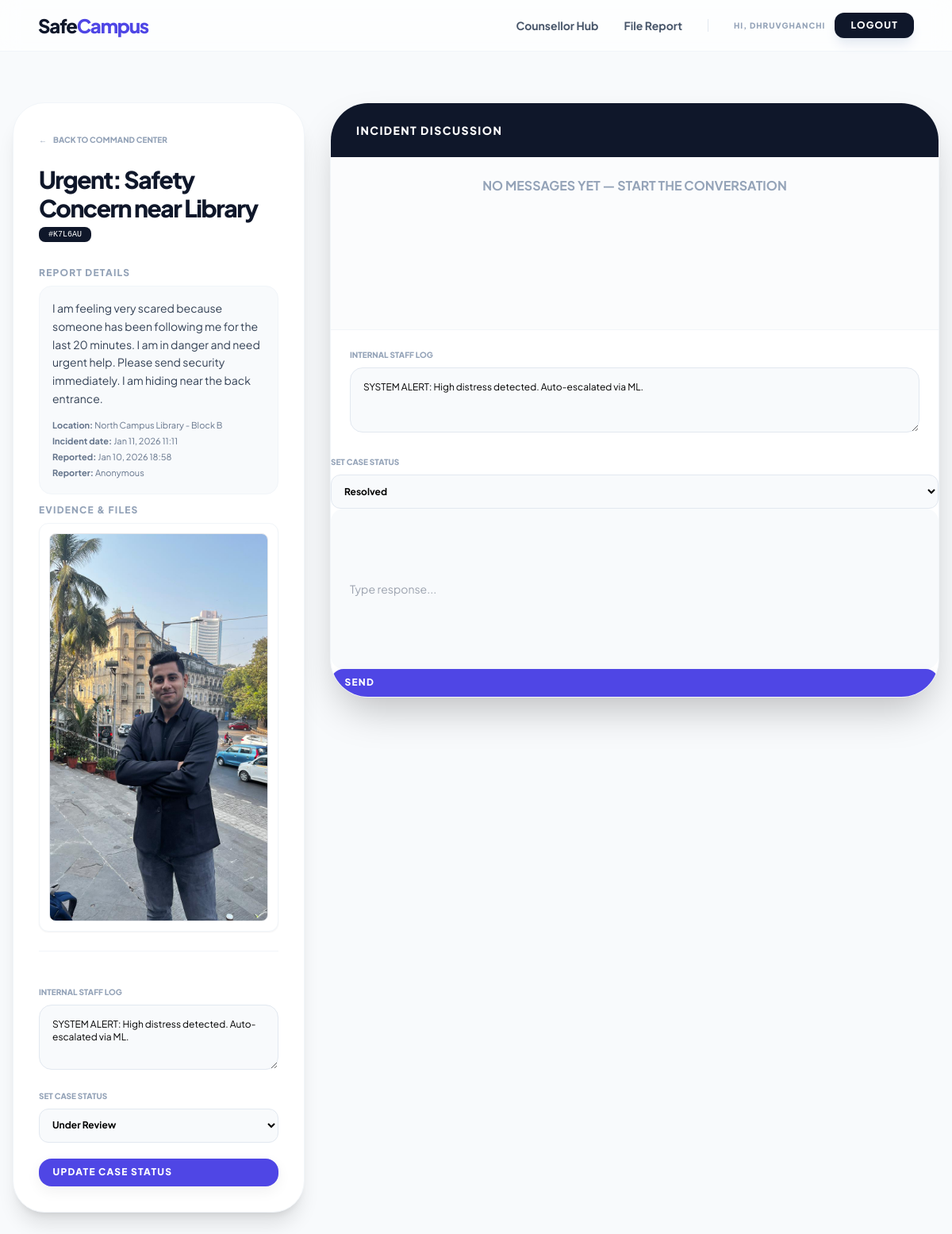
Page /incident/5/ (signed in) on the earlier database version.
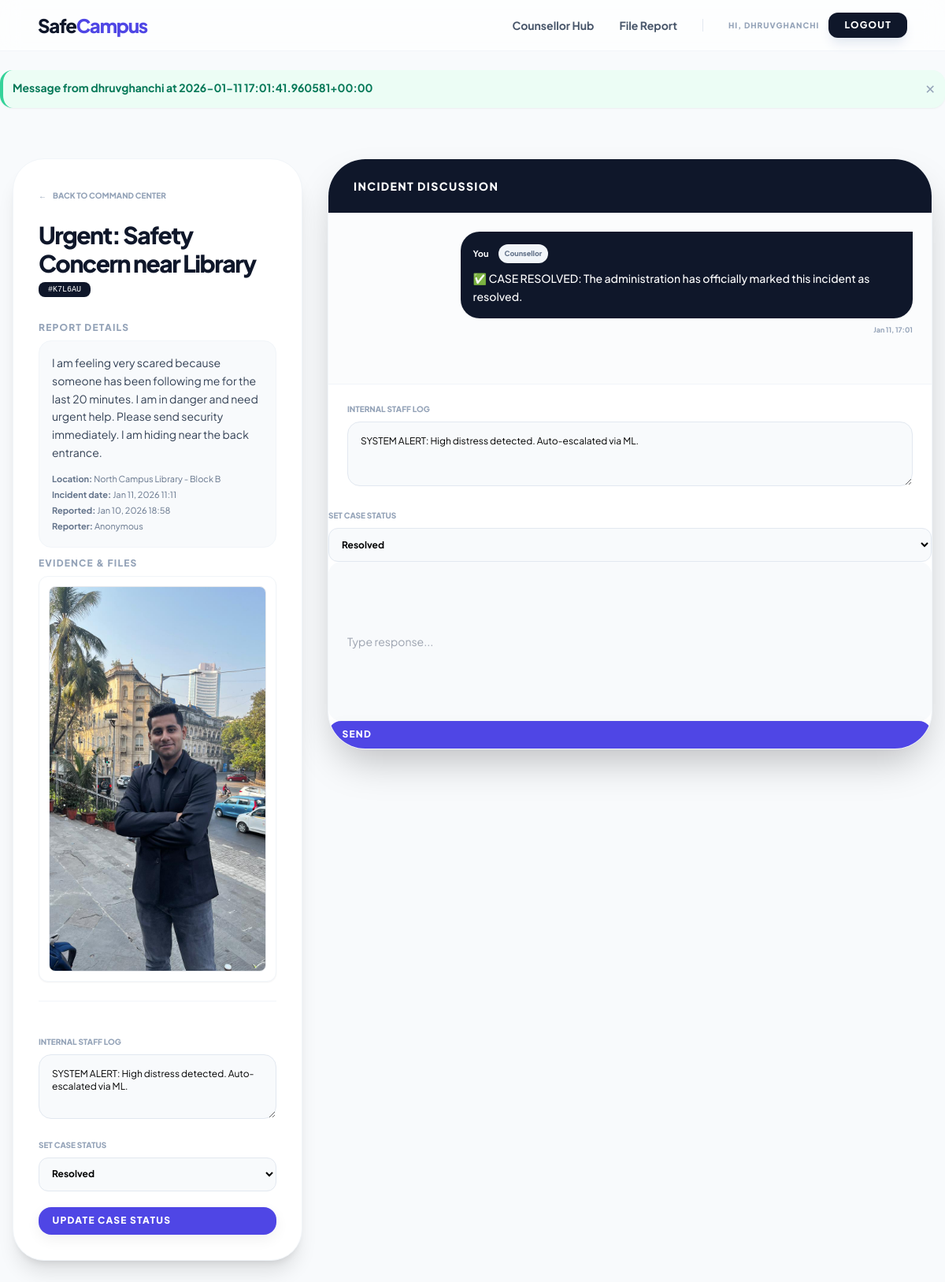
Same page on the later database version.
### core/models.py (models this page shows, shortened)
class Incident(models.Model):
    STATUS_CHOICES = (
        ('New', 'New'),
        ('Under Review', 'Under Review'),
        ('Action Taken', 'Action Taken'),
        ('Resolved', 'Resolved'),
    )
    voice_recording = models.FileField(upload_to='sos_recordings/', null=True, blank=True)
    is_emergency = models.BooleanField(default=False)
    sentiment_score = models.FloatField(default=0.0)
    case_token = models.CharField(max_length=10, unique=True, null=True, blank=True)
    title = models.CharField(max_length=200)
    description = models.TextField()
    location = models.CharField(max_length=100)
    reported_at = models.DateTimeField(auto_now_add=True)
    updated_at = models.DateTimeField(auto_now=True)
    incident_date = models.DateTimeField()
    status = models.CharField(max_length=20, choices=STATUS_CHOICES, default='New')
    evidence = models.FileField(upload_to='evidence/%Y/%m/%d/', null=True, blank=True)
    internal_notes = models.TextField(blank=True, null=True)
    is_anonymous = models.BooleanField(default=False)
    is_identity_revealed = models.BooleanField(default=False)
    reporter = models.ForeignKey(User, on_delete=models.SET_NULL, null=True, blank=True)
    class Meta:
        ordering = ['-is_emergency', '-updated_at']

class Message(models.Model):
    incident = models.ForeignKey(Incident, on_delete=models.CASCADE) # Fixed here
    sender = models.ForeignKey(User, on_delete=models.CASCADE)     # Fixed here
    text = models.TextField(blank=True)
    attachment = models.FileField(upload_to='chat_attachments/', null=True, blank=True)
    created_at = models.DateTimeField(auto_now_add=True)
    def __str__(self):
        return f"Message from {self.sender.username} at {self.created_at}"

class User(AbstractUser):
    ROLE_CHOICES = (
        ('student', 'Student'),
        ('counsellor', 'Counsellor'),
        ('admin', 'Admin'),
    )
    role = models.CharField(max_length=20, choices=ROLE_CHOICES, default='student')

### core/views.py (the view, shortened to what this page needs)
# urls.py: path('incident/<int:incident_id>/', views.view_incident, name='view_incident'),
@login_required
def view_incident(request, incident_id):
    incident = get_object_or_404(Incident, id=incident_id)
    if request.user.role not in ['counsellor', 'security', 'admin'] and not request.user.is_superuser:
        return redirect('chat_view', incident_id=incident.id)
    chat_messages = Message.objects.filter(incident=incident).order_by('created_at')
    return render(request, 'core/view_incident.html', {
        'incident': incident,
        'messages': chat_messages
    })

### core/templates/core/view_incident.html (shortened to what the changed rows need)
{% extends 'core/base.html' %}
{% block content %}
<div class="max-w-7xl mx-auto grid grid-cols-1 lg:grid-cols-12 gap-8 py-4 md:py-10 px-4">
    <div class="lg:col-span-4 space-y-6">
        <div id="case-sidebar" role="region" aria-labelledby="incident-title" class="bg-white rounded-[2.5rem] shadow-xl border border-slate-100 p-8 sticky top-24">
            <div class="mb-8">
                <h2 id="incident-title" class="text-3xl font-black text-slate-900 tracking-tighter">{{ incident.title }}</h2>
                <span class="font-mono text-[10px] bg-slate-900 text-white px-3 py-1 rounded-lg">#{{ incident.case_token|default:incident.id }}</span>
            </div>
            <div id="incident-details" class="mb-6 text-sm text-slate-700">
                <div class="bg-slate-50 p-4 rounded-2xl border border-slate-100 mb-3">
                    <p class="text-sm leading-relaxed whitespace-pre-wrap">{{ incident.description }}</p>
                    <div class="mt-3 text-[11px] text-slate-500">
                        <div><strong>Location:</strong> {{ incident.location }}</div>
                        <div><strong>Incident date:</strong> {{ incident.incident_date|date:"M d, Y H:i" }}</div>
                        <div><strong>Reported:</strong> {{ incident.reported_at|date:"M d, Y H:i" }}</div>
                        <div><strong>Reporter:</strong> {% if incident.is_anonymous and not incident.is_identity_revealed %}Anonymous{% else %}{{ incident.reporter.username }}{% endif %}</div>
                    </div>
                </div>
                <div class="space-y-3">
                    {% if incident.evidence %}
                        <div class="bg-white p-3 rounded-xl border border-slate-100 shadow-sm">
                            {% if incident.evidence.name|lower|slice:"-4:" == ".jpg" or incident.evidence.name|lower|slice:"-4:" == ".png" or incident.evidence.name|lower|slice:"-5:" == ".jpeg" or incident.evidence.name|lower|slice:"-4:" == ".gif" %}
                                <a href="{{ incident.evidence.url }}" target="_blank"><img src="{{ incident.evidence.url }}" class="max-w-full rounded-lg border" alt="Evidence image"></a>
                            {% else %}
                                <a href="{{ incident.evidence.url }}" class="text-[12px] font-black text-indigo-600 underline" target="_blank">📎 Download reported evidence</a>
                            {% endif %}
                        </div>
                    {% endif %}
                </div>
            </div>
            <form method="post" id="status-update-form" role="form" aria-label="Update case status" class="pt-6 border-t border-slate-100 space-y-5">
                <div>
                    <label class="text-[10px] text-slate-400 uppercase font-black block mb-2">Internal Staff Log</label>
                    <textarea name="internal_notes" rows="3" class="w-full p-4 border border-slate-200 rounded-2xl text-xs bg-slate-50">{{ incident.internal_notes|default:'' }}</textarea>
                </div>
                <div>
                    <label class="text-[10px] text-slate-400 uppercase font-black block mb-2">Set Case Status</label>
                    <select name="status" id="status-select" aria-label="Set case status" class="w-full p-3 border border-slate-200 rounded-xl text-xs font-bold bg-slate-50">
                        <option value="Under Review" {% if incident.status == 'Under Review' %}selected{% endif %}>Under Review</option>
                        <option value="Resolved" {% if incident.status == 'Resolved' %}selected{% endif %}>Resolved</option>
                    </select>
                </div>
            </form>
        </div>
    </div>
    <div class="lg:col-span-8">
        <div class="bg-white rounded-[3rem] shadow-2xl border border-slate-100 overflow-hidden flex flex-col h-[750px]" role="region" aria-label="Incident discussion panel">
            <div class="px-8 py-6 bg-slate-900 text-white">
                <h3 class="font-black text-sm uppercase tracking-widest">Incident Discussion</h3>
            </div>
            <div id="chat-window" class="flex-1 p-6 overflow-y-auto space-y-6 bg-slate-50/50 no-scrollbar" role="log" aria-live="polite" aria-atomic="false" aria-label="Incident messages">
                {% if not messages %}
                    <div class="text-center text-slate-400 font-bold uppercase">No messages yet — start the conversation</div>
                {% endif %}
                {% for msg in messages %}
                    <div class="flex {% if msg.sender == user %}justify-end{% else %}justify-start{% endif %}">
                        <div class="max-w-[80%] flex flex-col {% if msg.sender == user %}items-end{% endif %}">
                            <div class="p-4 rounded-3xl text-sm shadow-sm {% if msg.sender == user %}bg-slate-900 text-white rounded-tr-none{% else %}bg-white border border-slate-100 text-slate-800 rounded-tl-none{% endif %}">
                                <div class="flex items-center gap-3 mb-2">
                                    <span class="text-[11px] font-bold">{% if msg.sender == user %}You{% else %}{{ msg.sender.username }}{% endif %}</span>
                                    {% if msg.sender.role %}
                                        <span class="text-[9px] px-2 py-0.5 rounded-full bg-slate-100 text-slate-500 font-black">{{ msg.sender.role|title }}</span>
                                    {% endif %}
                                </div>
                                <p class="font-medium leading-relaxed">{{ msg.text }}</p>
                            </div>
                            <span class="text-[9px] mt-2 font-bold text-slate-400">{{ msg.created_at|date:"M d, H:i" }}</span>
                        </div>
                    </div>
                {% endfor %}
            </div>
            <div class="p-6 bg-white border-t border-slate-100">
                {% if incident.is_anonymous and not incident.is_identity_revealed %}
                        <label for="internal-notes" class="text-[10px] text-slate-400 uppercase font-black block mb-2">Internal Staff Log</label>
                        <textarea id="internal-notes" name="internal_notes" rows="3" class="w-full p-4 border border-slate-200 rounded-2xl text-xs bg-slate-50" aria-label="Internal staff notes">{{ incident.internal_notes|default:'' }}</textarea>
                    </div>
                    {% if user.role == 'counsellor' or user.role == 'security' or user.is_superuser %}
                        <label for="status-select" class="text-[10px] text-slate-400 uppercase font-black block mb-2">Set Case Status</label>
                        <select name="status" id="status-select" class="w-full p-3 border border-slate-200 rounded-xl text-xs font-bold bg-slate-50" aria-label="Set case status">
                            <div class="bg-slate-50 p-4 rounded-2xl border-2 border-dashed border-slate-200">
                            <option value="Resolved" {% if incident.status == 'Resolved' %}selected{% endif %}>Resolved</option>
                            </div>
                            <div class="flex gap-4">
                                <input id="chat-message" type="text" name="message" autocomplete="off" placeholder="Type response..." aria-label="Type your response" class="flex-1 px-6 py-4 bg-slate-50 border-none rounded-2xl text-sm outline-none focus:ring-2 focus:ring-indigo-500">
                                <button id="chat-send" type="submit" class="btn-primary text-xs uppercase tracking-widest" disabled aria-disabled="true" aria-label="Send message">
                                    Send
                                </button>
                            </div>
                    {% else %}
                        <div class="text-[12px] text-slate-500">The reporter's identity is shielded. They must reveal identity to participate in chat.</div>
                    {% endif %}
                {% endif %}
            </div>
        </div>
    </div>
{% endblock %}

### core/templates/core/base.html (shortened to what this page needs)
<!DOCTYPE html>
<html lang="en">
<head>
    <script src="https://cdn.tailwindcss.com"></script>
    <link href="https://cdnjs.cloudflare.com/ajax/libs/font-awesome/6.4.0/css/all.min.css" rel="stylesheet">
</head>
<body class="bg-slate-50 min-h-screen flex flex-col pb-20 md:pb-0">
    <nav class="glass border-b border-slate-100 py-4 px-6 md:px-12 sticky top-0 z-[90]" role="navigation" aria-label="Main navigation">
        <div class="max-w-7xl mx-auto flex justify-between items-center">
            <a href="{% url 'home' %}" class="text-2xl font-black text-slate-900 tracking-tighter">
                Safe<span class="text-indigo-600">Campus</span>
            </a>
            <div class="hidden md:flex items-center gap-8">
                {% if user.is_authenticated %}
                    {% if user.is_superuser or user.role == 'admin' %}
                        <a href="{% url 'admin_dashboard' %}" class="text-sm font-bold text-slate-600 hover:text-indigo-600 transition">Admin Panel</a>
                    {% elif user.role == 'counsellor' %}
                        <a href="{% url 'counsellor_dashboard' %}" class="text-sm font-bold text-slate-600 hover:text-indigo-600 transition">Counsellor Hub</a>
                    {% else %}
                        <a href="{% url 'student_dashboard' %}" class="text-sm font-bold text-slate-600 hover:text-indigo-600 transition">Dashboard</a>
                    {% endif %}
                    <a href="{% url 'report_incident' %}" class="text-sm font-bold text-slate-600 hover:text-rose-600 transition">File Report</a>
                    <div class="flex items-center gap-3">
                        <span class="text-[10px] font-black text-slate-400 uppercase tracking-widest">Hi, {{ user.username }}</span>
                        <a href="{% url 'logout' %}" class="bg-slate-900 text-white px-5 py-2 rounded-xl text-xs font-black uppercase tracking-widest hover:bg-rose-600 transition shadow-lg shadow-slate-200">Logout</a>
                    </div>
                {% else %}
                    <a href="{% url 'login' %}" class="text-sm font-bold text-slate-900 uppercase">Login</a>
                    <a href="{% url 'register' %}" class="bg-indigo-600 text-white px-6 py-2.5 rounded-xl text-sm font-black uppercase tracking-widest shadow-lg shadow-indigo-100 transition hover:scale-105">Join</a>
                {% endif %}
            </div>
        </div>
    </nav>
    <main id="main-content" role="main" class="flex-grow w-full max-w-7xl mx-auto py-6">
        {% if messages %}
        <div class="px-4 md:px-0 mb-6">
            <div class="max-w-7xl mx-auto space-y-3">
                {% for message in messages %}
                <div role="status" aria-live="polite" class="p-3 rounded-2xl shadow-sm border-l-4 {% if message.tags %}{% if 'error' in message.tags %}border-rose-500 bg-rose-50 text-rose-700{% elif 'warning' in message.tags %}border-amber-400 bg-amber-50 text-amber-700{% else %}border-emerald-400 bg-emerald-50 text-emerald-700{% endif %}{% else %}border-emerald-400 bg-emerald-50 text-emerald-700{% endif %}">
                    <div class="flex items-start gap-3">
                        <div class="text-sm font-bold">{{ message }}</div>
                        <button onclick="this.parentElement.parentElement.remove()" class="ml-auto text-slate-400 hover:text-slate-700">✕</button>
                    </div>
                </div>
                {% endfor %}
            </div>
        </div>
        {% endif %}
        {% block content %}
        {% endblock %}
    </main>
</body>
</html>

Differences in the rows shown:
added Message: sender+created_at "Message from dhruvghanchi at 2026-01-11 17:01:41.960581+00:00", shows "You", sender.role "Counsellor", text "✅ CASE RESOLVED: The administration has officially marked this incident as resolved.", created_at "Jan 11, 17:01"
changed Incident "Urgent: Safety Concern near Library": status "Under Review" → "Resolved"; status (not shown) → "Resolved"
Other differences:
form field status: "Resolved" → (not shown)
text no longer shown: "NO MESSAGES YET — START THE CONVERSATION"
